Frame 1 (no input): blank canvas, image omitted
Frame 60 (no input): blank canvas, image omitted
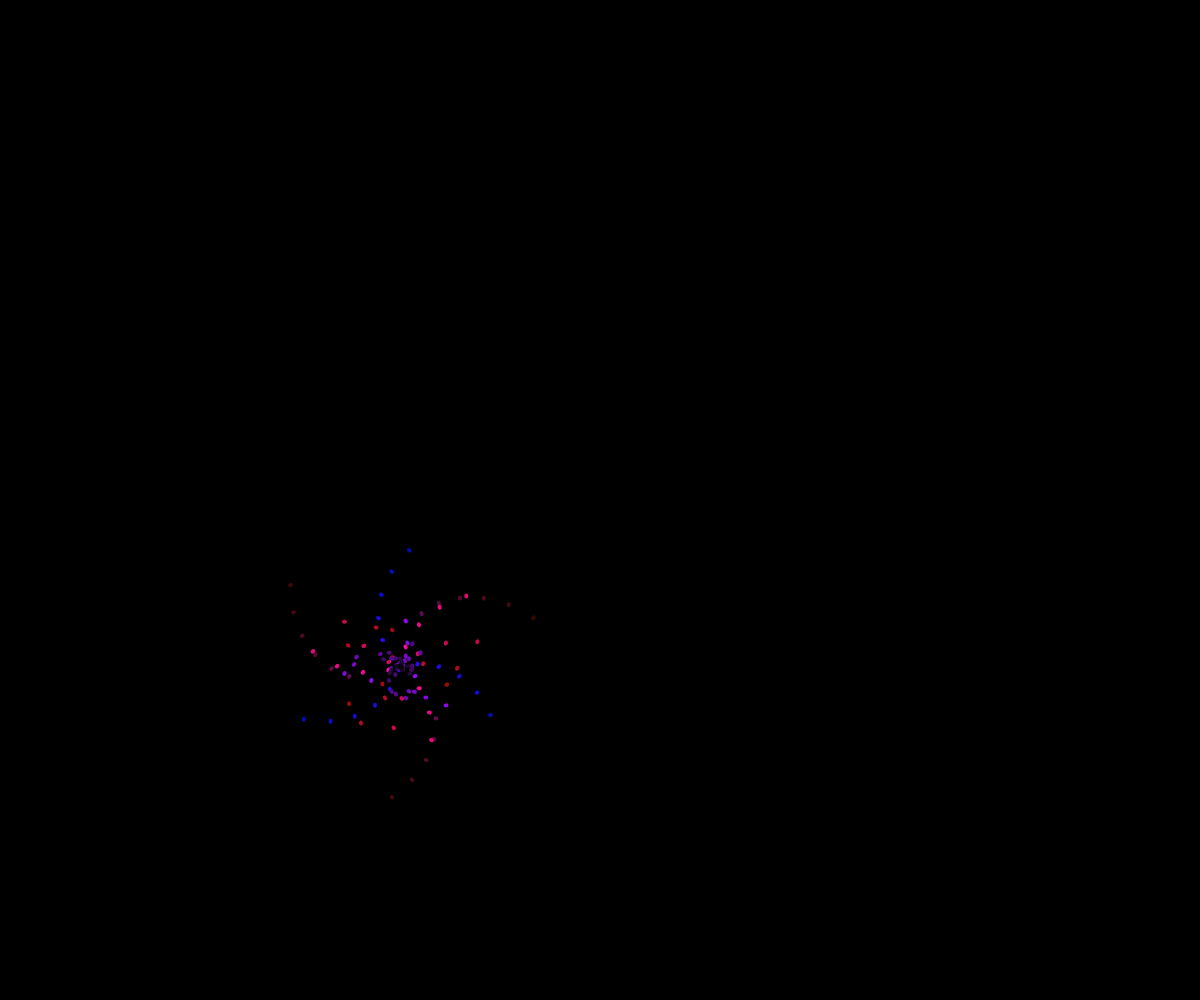
Frame 120 (the mouse pressed at the canvas centre since frame 60)

The p5.js sketch whose frames 1 and 60 were blank and that drew this single picture after the mouse press (run headless with seeded random() and noise() and a simulated clock; from frame 60 on, the mouse is pressed at the canvas centre):

// p5.js sketch
// ── sketch.js
/* DM3008 Generative Art
 * Week 3 - Modulo
 * Assignment
 * Lorelei Oen Wen Jing 
*/

c=512; 
//setting a constant variable for canvas size
function setup(){
    createCanvas(windowWidth,windowHeight); 
    //creating a square canvas of 512x512 pixels
    frameRate(20);
    //i added a frameRate(_) function to toggle with the speed of the animation 
}
    function draw(){ 
        //creating function 'draw'
        background(0);
        translate(windowWidth/3,2*windowHeight/3) 
        //translating the origin to the (c/4,3*c/4) position
        noStroke();
        ;i=frameCount; while(i-- > 1) 
            //creating a while loop that runs when i-- is greater than 1
            //i-- is a decrement operator that decreases the value of i by 1 each time the loop runs, for every frame
            {
                rotate(21) 
            //rotate the canvas by 11 degrees
                fill(i*3%256, 10, i*5%256);
                //i tried to add a fill(_) fucntion to changes the colours of the rectangles gradually with including the framerate as a variable, but i cant seem to get the rectangles anything other than in the original black colour
                ;ellipse(c++%i, c--%i,5,4);
            }
                //draw a rectangle of size 1x1 pixel at the position (c++%i, c--%i)
                //xpos = c++%i = remainder when i++ divided by frameCount
                //ypos = c--%i = remainder when i-- divided by frameCount 
                //the rectangles are drawn along one line, in a general linear direction of positive x and negative y, which increase in distance from the origin in waves, creating the layered look 
            }


/* write-up:
* the rectangles eventually form arcs that spiral towards the origin, which form due to the increasing distance of the rectangles from the origin
* the code appears more complex than it is, because of the complex function that dictates the xpos and ypos of the rectangle, layered with the rotation of the canvas
* i enjoy the speckled glitch-like effect, that clearing the background after eevry frame created
* i tweaked the angle of rotation till i found something i liked, in between geometric and organic, 
* that also creates the illusion of pulsing life in the centre or a blooming flower
* i also like the way the origin is offset from the centre of the canvas, which creates a more interesting and organic composition
*/

// while tweaking the code, i realised that changing the transparency/Alpha value of the background altered the transparency level of the entire canvas
// and rotating the canvas every frame created a repeating circular pattern, with gradiented transparencies, that created a different look and i think emphasised the spiralling

//uncomment the code below for alternate version of the animation!

// c=512; 
// function setup(){
//     createCanvas(c,c); 
//     frameRate(15);
// }
//     function draw(){ 
//         background (200,0,0,10);
//         translate(c/4,3*c/4) 
//         ;i=frameCount; while(i-- > 1) 
//             {
//                 rotate(21) 
//             ;rect(c++%i, c--%i,1,1);
//             }
//             }

//it looks visually interesting to me, with more layers, and reminds me of the sun and shooting stars
